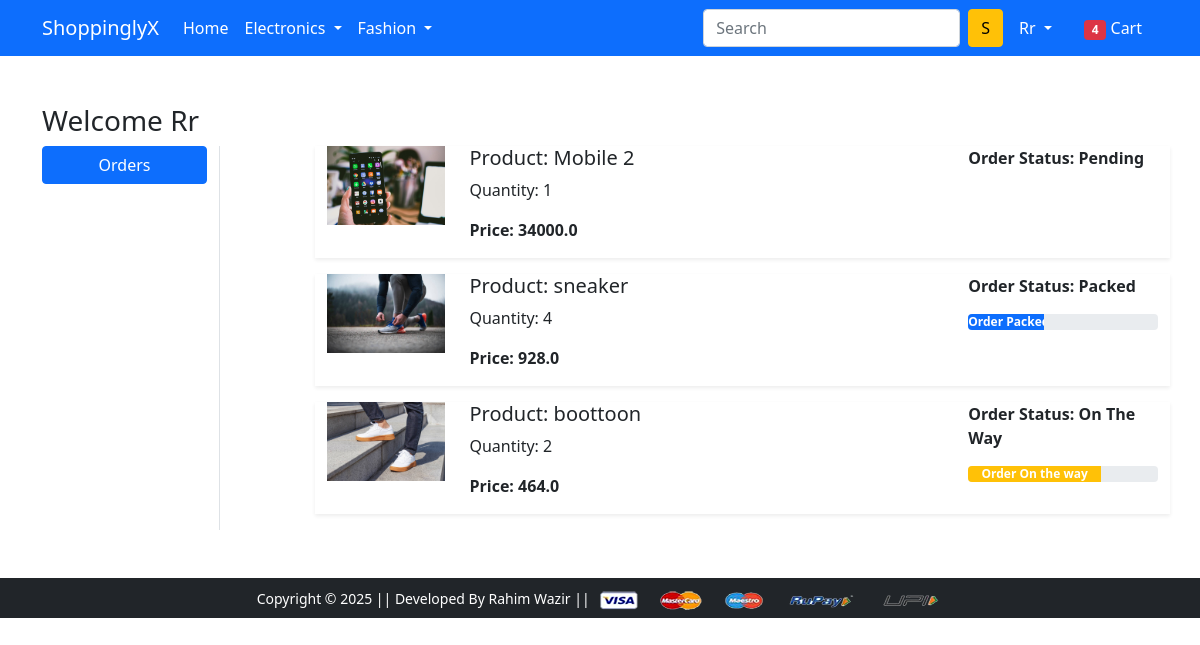
The page /orders/ (signed in) on the database its author committed.
### app/models.py (models this page shows, shortened)
class OrderPlaced(models.Model):
    user = models.ForeignKey(User, on_delete=models.CASCADE)
    customer = models.ForeignKey(Customer, on_delete=models.CASCADE)
    product = models.ForeignKey(Product, on_delete=models.CASCADE)
    quantity = models.PositiveIntegerField(default=1)
    ordered_date = models.DateTimeField(auto_now_add=True)
    status = models.CharField(max_length=50, choices=STATUS_CHOICES, default='Pending')
    @property
    def total_cost(self):
        return self.quantity * self.product.discounted_price

class Product(models.Model):
    title = models.CharField(max_length=100)
    selling_price = models.FloatField()
    discounted_price = models.FloatField()
    description = models.TextField()
    brand = models.CharField(max_length=100)
    category = models.CharField(choices=CATEGORY_CHOICES, max_length=2)
    product_image = models.ImageField(upload_to='productimg')

### app/views.py (the view)
# urls.py: path('orders/', views.orders, name='orders'),
@login_required
def orders(request):
    op = OrderPlaced.objects.filter(user=request.user)
    return render(request, 'app/orders.html',{'order_placed':op, 'active':'btn-primary'})

### app/templates/app/orders.html (shortened to what this page needs)
{% extends 'app/base.html' %}
{% load static %}
{% block main-content %}
<div class="container my-5">
    <div class="row">
        <h3>Welcome <span class="text-capitalize">{{request.user}}</span> </h3>
        <div class="col-sm-2 border-end">
            <ul class="list-unstyled">
                <li class="d-grid"><a href="{% url 'orders' %}" class="btn btn-primary">Orders</a></li>
            </ul>
        </div>
        <div class="col-sm-9 offset-sm-1">
            {% for op in order_placed %}
                <div class="row shadow-sm mb-3">
                    <div class="col-sm-2">
                        <img src="{{op.product.product_image.url}}" alt="" srcset="" class="img-fluid" height="150">
                    </div>
                    <div class="col-sm-7">
                        <h5>Product: {{op.product.title}}</h5>
                        <p>Quantity: {{op.quantity}}</p>
                        <p class="fw-bold">Price: {{op.total_cost}}</p>
                    </div>
                    <div class="col-sm-3 fw-bold">
                        <p>Order Status: {{op.status}}</p>
                        {% if op.status == 'Accepted' %}
                            <div class="progress">
                                <div class="progress-bar bg-info" role="progressbar" style="width: 20%;" aria-valuenow="20" aria-valuemin="0" aria-valuemax="100">Order Accepted</div>
                            </div>
                        {% elif op.status == 'Packed' %}
                            <div class="progress">
                                <div class="progress-bar" role="progressbar" style="width: 40%;" aria-valuenow="40" aria-valuemin="0" aria-valuemax="100">Order Packed</div>
                            </div>
                        {% elif op.status == 'On The Way' %}
                            <div class="progress">
                                <div class="progress-bar bg-warning" role="progressbar" style="width: 70%;" aria-valuenow="70" aria-valuemin="0" aria-valuemax="100">Order On the way</div>
                            </div>
                        {% elif op.status == 'Delivered' %}
                            <div class="progress">
                                <div class="progress-bar bg-success" role="progressbar" style="width: 100%;" aria-valuenow="100" aria-valuemin="0" aria-valuemax="100">Order Delivered</div>
                            </div>
                        {% endif %}
                    </div>
                </div>
                {% endfor %}
        </div>
    </div>
</div>
{% endblock main-content %}

### app/templates/app/base.html (shortened to what this page needs)
<!doctype html>
{% load static %}
<html lang="en">
  <head>
    <link href="https://cdn.jsdelivr.net/npm/bootstrap@5.0.0-beta1/dist/css/bootstrap.min.css" rel="stylesheet">
    <link rel="stylesheet" href="{% static 'app/css/owl.carousel.min.css' %}">
    <link rel="stylesheet" href="{% static 'app/css/all.min.css' %}">
    <link rel="stylesheet" href="{% static 'app/css/style.css' %}">
  </head>
  <body>
    <nav class="navbar navbar-expand-lg navbar-dark bg-primary">
     <div class="container">
       <a class="navbar-brand" href="/">ShoppinglyX</a>
       <div class="collapse navbar-collapse" id="navbarSupportedContent">
         <ul class="navbar-nav me-auto mb-2 mb-lg-0">
           <li class="nav-item">
             <a class="nav-link active" aria-current="page" href="/">Home</a>
           </li>
           <li class="nav-item dropdown">
             <a class="nav-link dropdown-toggle text-white" href="#" id="electronicsDropdown" role="button" data-bs-toggle="dropdown" aria-expanded="false">
               Electronics
             </a>
           </li>
           <li class="nav-item dropdown">
             <a class="nav-link dropdown-toggle text-white" href="#" id="fashionDropdown" role="button" data-bs-toggle="dropdown" aria-expanded="false">
               Fashion
             </a>
           </li>
         </ul>
         <form class="d-flex">
           <input class="form-control me-2" type="search" placeholder="Search" aria-label="Search">
           <button class="btn btn-warning" type="submit">S</button>
         </form>
         <div>
          <ul class="navbar-nav me-auto mb-2 mb-lg-0">
            {% if request.user.is_authenticated %}
           <li class="nav-item dropdown mx-2">
              <a class="nav-link dropdown-toggle text-white" href="#" id="profileDropdown" role="button" data-bs-toggle="dropdown" aria-expanded="false">
                {{request.user.username|capfirst}}
              </a>
            </li>
            <li class="nav-item mx-2">
             <a href="{% url 'showcart' %}" class="nav-link text-white"><span class="badge bg-danger">4</span> Cart </a>
            </li>
            {% endif %}
          </ul>
         </div>
       </div>
     </div>
    </nav>
    {% block main-content %} {% endblock main-content %}
    <footer class="container-fluid bg-dark text-center p-2 mt-5">
        <small class="text-white">Copyright &copy; 2025 || Developed By Rahim Wazir || </small>
        <img src="{% static 'app/images/payment.png' %}" alt="" srcset="" class="img-fluid" height="2px">
    </footer>
  </body>
</html>

### rows shown on the page
OrderPlaced: product.product_image (picture), product "Mobile 2", quantity "1", total_cost "34000.0", status "Pending"
OrderPlaced: product.product_image (picture), product "sneaker", quantity "4", total_cost "928.0", status "Packed", shows "Order…"
OrderPlaced: product.product_image (picture), product "boottoon", quantity "2", total_cost "464.0", status "On The Way", shows "Order On the way"

### other values the page prints
{{ request.user.username|capfirst }} "Rr"
{{ request.user }} "Rr"
